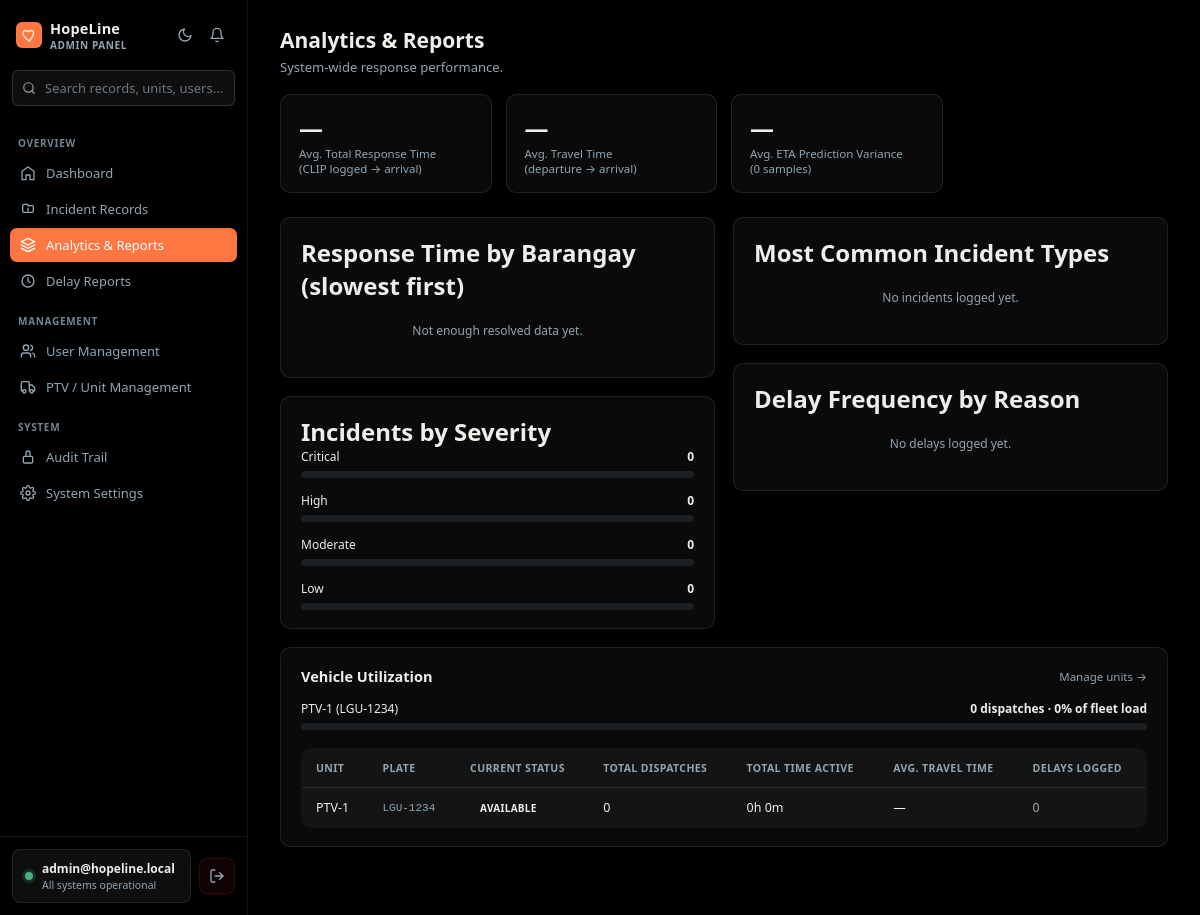
The page /app/admin/analytics.php (signed in) on the database as committed earlier.
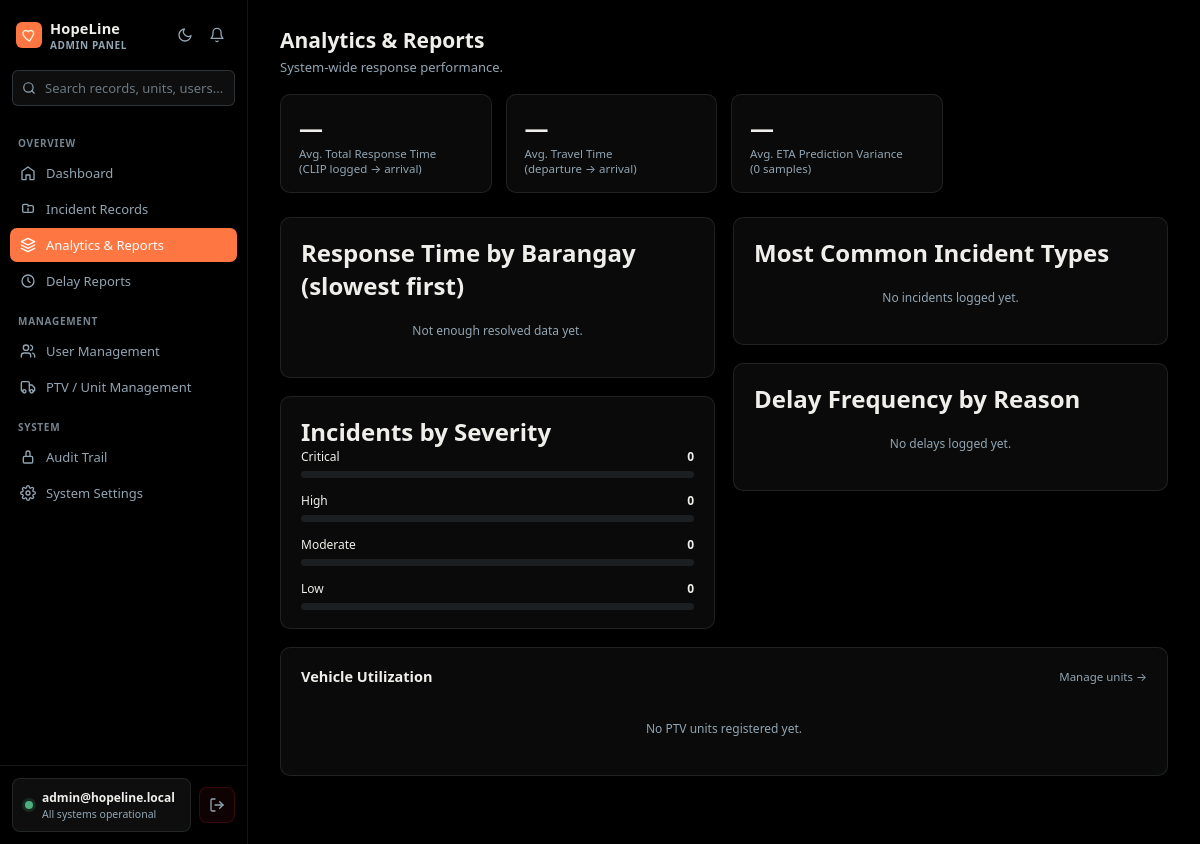
The same page on the database as committed later.
### tables this page shows
CREATE TABLE `ptv_units` (
  `id`               INT           NOT NULL AUTO_INCREMENT,
  `unit_name`        VARCHAR(100)  NOT NULL,
  `plate_no`         VARCHAR(20)   DEFAULT NULL,
  `driver_name`      VARCHAR(150)  DEFAULT NULL,
  `responder_id`     INT           DEFAULT NULL,
  `status`           ENUM('Available','Assigned','En Route','On Site','Returning','Offline') NOT NULL DEFAULT 'Available',
  `archived_at`      DATETIME      DEFAULT NULL,
  `current_lat`      DECIMAL(10,7) DEFAULT NULL,
  `current_lng`      DECIMAL(10,7) DEFAULT NULL,
  `last_location_at` DATETIME      DEFAULT NULL,
  `gps_accuracy`     FLOAT         DEFAULT NULL,
  `gps_heading`      FLOAT         DEFAULT NULL,
  `gps_speed`        FLOAT         DEFAULT NULL,
  `created_at`       DATETIME      DEFAULT CURRENT_TIMESTAMP,
  `updated_at`       DATETIME      DEFAULT CURRENT_TIMESTAMP ON UPDATE CURRENT_TIMESTAMP,
  PRIMARY KEY (`id`),
  KEY `idx_units_responder` (`responder_id`),
  KEY `idx_units_status` (`status`),
  KEY `idx_units_archived_at` (`archived_at`),
  CONSTRAINT `fk_units_responder`
    FOREIGN KEY (`responder_id`) REFERENCES `users` (`id`)
    ON UPDATE RESTRICT ON DELETE SET NULL
);

### app/admin/analytics.php (the view, shortened to what the rows shown need)
<?php
require_once __DIR__ . '/../../config/config.php';
$vehicleUsage = $pdo->query("
    SELECT
        u.id,
        u.unit_name,
        u.plate_no,
        u.status,
        COUNT(d.id) AS total_dispatches,
        SUM(CASE WHEN d.departed_at IS NOT NULL AND d.arrived_at IS NOT NULL
                 THEN TIMESTAMPDIFF(SECOND, d.departed_at, d.arrived_at) ELSE 0 END) AS total_travel_seconds,
        AVG(CASE WHEN d.departed_at IS NOT NULL AND d.arrived_at IS NOT NULL
                 THEN TIMESTAMPDIFF(SECOND, d.departed_at, d.arrived_at) ELSE NULL END) AS avg_travel_seconds,
        (SELECT COUNT(*) FROM delay_logs dl WHERE dl.unit_id = u.id) AS delay_count
    FROM ptv_units u
    LEFT JOIN dispatch d ON d.unit_id = u.id
    GROUP BY u.id
    ORDER BY total_dispatches DESC
")->fetchAll(PDO::FETCH_ASSOC);
$maxDispatchCount = max(array_column($vehicleUsage, 'total_dispatches') ?: [1]);
$totalFleetDispatches = array_sum(array_column($vehicleUsage, 'total_dispatches'));
function fmtMin($seconds) {
    if (!$seconds) return '—';
    return round($seconds / 60, 1) . ' min';
}
function fmtHours($seconds) {
    if (!$seconds) return '0h 0m';
    $h = floor($seconds / 3600);
    $m = floor(($seconds % 3600) / 60);
    return $h . 'h ' . $m . 'm';
}
?>
<!DOCTYPE html>
<html lang="en">
<head>
<link rel="stylesheet" href="<?php echo BASE_URL; ?>/assets/css/app.css">
</head>
<body>
<main class="main">
    <div class="page-head">
        <h1>Analytics &amp; Reports</h1>
    </div>
    <div class="layout">
        <div>
            <div class="card">
                <h2>Response Time by Barangay (slowest first)</h2>
            </div>
            <div class="card">
                <h2>Incidents by Severity</h2>
            </div>
        </div>
        <div>
            <div class="card">
                <h2>Most Common Incident Types</h2>
            </div>
            <div class="card">
                <h2>Delay Frequency by Reason</h2>
            </div>
        </div>
    </div>
    <div class="card">
        <div class="card-header">
            <h2>Vehicle Utilization</h2>
        </div>
        <?php if (empty($vehicleUsage)): ?>
            <div class="empty-mini">No PTV units registered yet.</div>
        <?php else: ?>
        <?php foreach ($vehicleUsage as $v):
            $pct = $maxDispatchCount > 0 ? round(($v['total_dispatches'] / $maxDispatchCount) * 100) : 0;
            $share = $totalFleetDispatches > 0 ? round(($v['total_dispatches'] / $totalFleetDispatches) * 100) : 0;
        ?>
        <div class="bar-row">
            <div class="bar-label">
                <span><?php echo htmlspecialchars($v['unit_name']); ?> (<?php echo htmlspecialchars($v['plate_no'] ?: 'no plate'); ?>)</span>
                <span class="n"><?php echo $v['total_dispatches']; ?> dispatch<?php echo $v['total_dispatches'] == 1 ? '' : 'es'; ?> · <?php echo $share; ?>% of fleet load</span>
            </div>
            <div class="bar-track"><div class="bar-fill" style="width:<?php echo $pct; ?>%; background:var(--burnt-umber);"></div></div>
        </div>
        <?php endforeach; ?>
        <div style="overflow-x:auto; margin-top:18px;">
        <table>
            <thead><tr>
                <th>Unit</th><th>Plate</th><th>Current Status</th>
                <th>Total Dispatches</th><th>Total Time Active</th><th>Avg. Travel Time</th><th>Delays Logged</th>
            </tr></thead>
            <tbody>
                <?php foreach ($vehicleUsage as $v): ?>
                <tr>
                    <td><?php echo htmlspecialchars($v['unit_name']); ?></td>
                    <td class="clip-ref-cell"><?php echo htmlspecialchars($v['plate_no'] ?: '—'); ?></td>
                    <td><span class="status-badge status-<?php echo strtolower(str_replace(' ', '_', $v['status'])); ?>"><?php echo htmlspecialchars($v['status']); ?></span></td>
                    <td><?php echo $v['total_dispatches']; ?></td>
                    <td><?php echo fmtHours($v['total_travel_seconds']); ?></td>
                    <td><?php echo fmtMin($v['avg_travel_seconds']); ?></td>
                    <td class="<?php echo $v['delay_count'] > 0 ? 'delay-flag' : 'no-delay'; ?>"><?php echo $v['delay_count']; ?></td>
                </tr>
                <?php endforeach; ?>
            </tbody>
        </table>
        </div>
        <?php endif; ?>
    </div>
</main>
</body>
</html>

Rows that differ between the two databases and show on the page:
removed ptv_units: unit_name "PTV-1", plate_no "LGU-1234", total_dispatches "0", share "0", status "AVAILABLE", total_travel_seconds "0h 0m", avg_travel_seconds "—", delay_count "0"
Other text that changed with them:
text no longer shown: "UNIT PLATE CURRENT STATUS TOTAL DISPATCHES TOTAL TIME ACTIVE AVG. TRAVEL TIME DELAYS LOGGED"
text now shown: "No PTV units registered yet."
